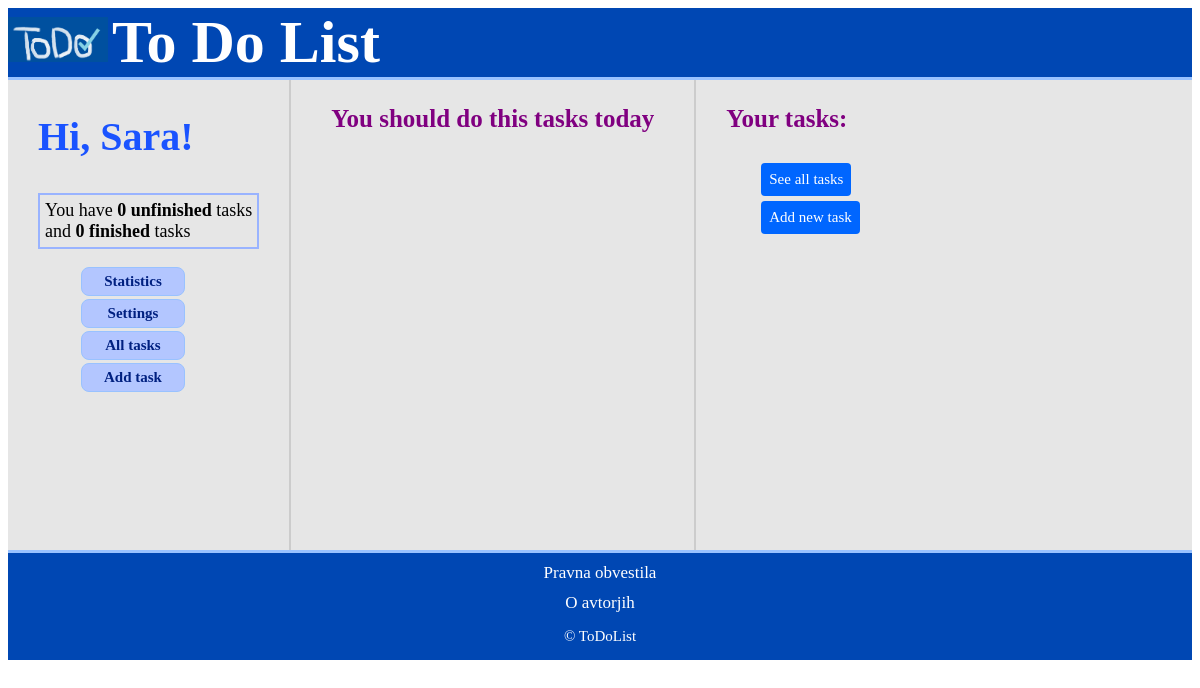
Page /toDo/profil/1/ on the earlier database version.
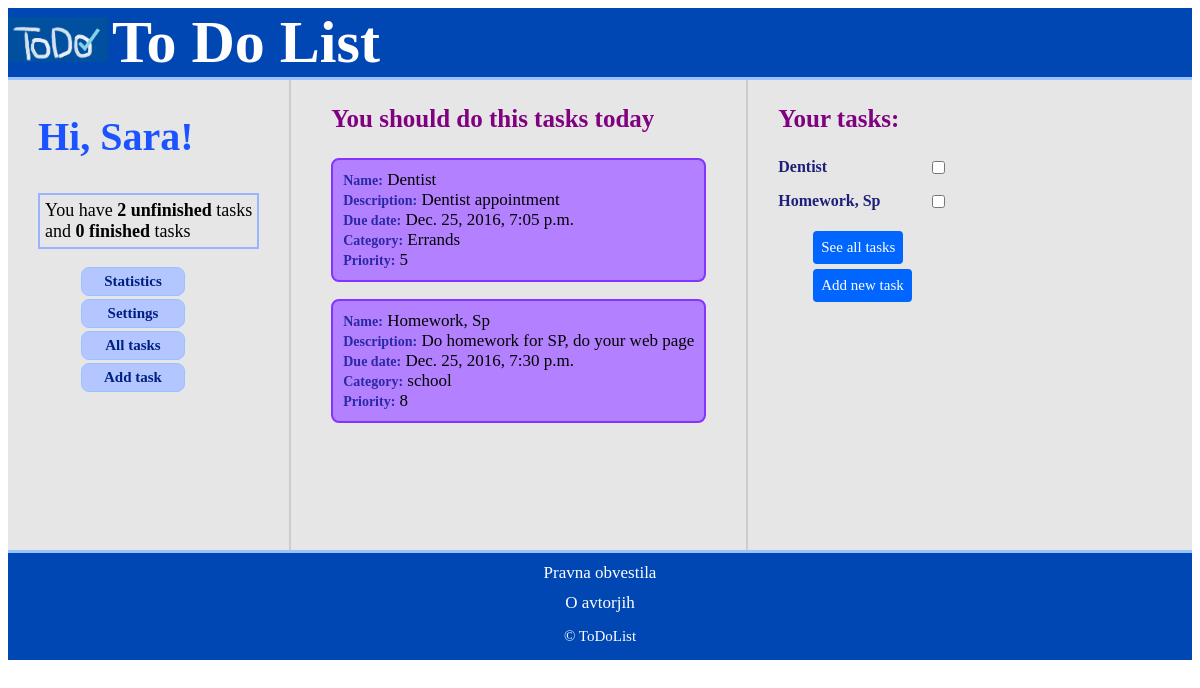
Same page on the later database version.
### toDo/models.py (models this page shows)
class Task(models.Model):
    PRIORITY = ((i,i) for i in range(1,11))
    name = models.CharField(max_length=100)
    due_date = models.DateTimeField( default=datetime.now )
    description = models.TextField()
    category = models.CharField(max_length=100)
    priority = models.IntegerField(choices = PRIORITY)
    finished = models.BooleanField(default=False)
    id_user = models.ForeignKey(User, on_delete=models.SET_NULL, null=True)

### toDo/views.py (the view)
# urls.py: url(r'^profil/(?P<user_id>[0-9]+)/$', views.profil, name='profil'),
def profil(request, user_id):
    context = {}
    context['user_id'] = user_id
    context['n_finished'] = len(Task.objects.filter(finished = True))
    context['n_unfinished'] = len(Task.objects.filter(finished = False))
    all_tasks = Task.objects.filter(id_user=user_id)
    if len(all_tasks) > 9:
        all_tasks = all_tasks[:9]
    context['all_tasks'] = all_tasks
    if len(all_tasks) <=3:
        important_tasks = all_tasks
    else:
        important_tasks = all_tasks.order_by('due_date')[:3]
    context['important_tasks'] = important_tasks
    return render(request,'toDo/profil.html', context)

### toDo/templates/toDo/profil.html (shortened to what this page needs)
{% load static %}
<!DOCTYPE html>
<html>
   <head>
	  <link rel="stylesheet" href="{% static 'toDo/profil.css' %}">
   </head>
   <body>
	<header>
		<a href="index.html" class="logo"><img src="images/logo.png" alt="logo" width="100"/></a>
		<span class="header-name">To Do List</span>
	</header>
	<div class="main">
		<section class="profil">
			<h2> Hi, Sara! </h2>
			<p class="stat"> You have <span class="number"> {{n_unfinished}} unfinished</span> tasks
			<br> and <span class="number">{{n_finished}} finished</span> tasks </p>
			<nav>
				<ul>
					<li><a href="statistics.html">Statistics</a></li>
					<li><a href="settings.html">Settings</a></li>
					<li><a href="{% url 'allTasks' user_id %}">All tasks</a></li>
					<li><a href="newTask.html">Add task</a></li>
				</ul>
			</nav>
		</section>
		<section class="importantTasks">
			<h3> You should do this tasks today </h3>
			{% for task in important_tasks %}
			<p class="important"><span>Name:</span> {{task.name}}
				<br><span>Description:</span> {{ task.description }}
				<br><span>Due date:</span> {{ task.due_date}}
				<br><span>Category:</span> {{task.category}}
				<br><span>Priority:</span>  {{task.priority}}
			</p>
			{% endfor %}
		</section>
		<section class="tasks">
			<h3> Your tasks: </h3>
			{% for task in all_tasks %}
				<input type="checkbox"/><p class ="taskCB"> {{task.name }}</p>
			{% endfor %}
			<div class="buttons">
				<form action="allTasks.html">
					<button type="submit" name="tasks" >See all tasks</button>
				</form>
				<form action="newTask.html">
					<button type="submit" name="newTask">Add new task</button>
				</form>
			</div>
		</section>
	</div>
	<footer>
		<a href="legal.html">Pravna obvestila</a>
		<a href="authors.html">O avtorjih</a>
        <p>&copy; ToDoList</p>
    </footer>
	</body>
</html>

### toDo/static/toDo/profil.css (style rules this page uses)
footer { background:#0047b3; border-top: 3px solid #99c2ff; display: flex; flex-flow: column; text-align: center; }
footer a { text-decoration:none; color: white; font-size:17px; font-family: Verdana; padding-top: 10px; }
footer p { color: white; font-size:15px; font-family: Verdana; }
header { background: #0047b3; border-bottom: 3px solid #99c2ff; }
.header-name { font-family: "Bradley Hand ITC"; font-weight: bold; font-size: 60px; color:white; }
.main { flex-flow:column; display:flex; background:#e6e6e6; min-height:470px; }
@media screen
  and (min-width: 650px) { .main { flex-flow:row; } }
h3 { font-family: "Bradley Hand ITC"; font-weight: bold; font-size: 25px; color:purple; }
.profil { padding: 0px 30px; }
.profil nav { max-width:150px; }
.profil nav li { display:block; background:#b3c6ff; font-size:15px; text-align: center; padding: 5px; margin: 3px; border: 1px solid #99c2ff; border-radius: 8px; }
.profil nav li a { text-decoration: none; font-family: Verdana; font-weight: bold; color: #002080; }
.profil h2 { font-family: "Bradley Hand ITC"; font-size:40px; font-weight:bold; color:#1a53ff }
.stat { font-size:18px; border: 2px solid #99b3ff; padding: 5px; }
.number { font-weight:bold; }
.importantTasks { border-right: 2px solid #cccccc; border-left: 2px solid #cccccc; padding: 0px 40px; }
.importantTasks p { display:block; background:#b380ff; border-radius: 8px; border: 2px solid #8533ff; font-size:17px; padding:10px; }
.importantTasks p span { font-size: 14px; font-weight: bold; font-family: Verdana; color: #2929a3; }
.tasks { padding-left: 30px; }
.taskCB { font-size:16px; font-weight: bold; color:#1f1f7a; font-family: Verdana; min-width: 170px; }
.tasks input[type="checkbox"] { float:right; }
button { border-radius: 4px; background-color: #0066ff; border: none; color: white; padding: 8px; text-align: center; font-size: 15px; font-family: Verdana; margin-left: 35px; margin-top: 5px; }
.buttons { display:flex; flex-flow: column; max-width: 300px; }

Differences in the rows shown:
added Task: name "Dentist", description "Dentist appointment", due_date "Dec. 25, 2016, 7:05 p.m.", category "Errands", priority "5"
added Task: name "Homework, Sp", description "Do homework for SP, do your web page", due_date "Dec. 25, 2016, 7:30 p.m.", category "school", priority "8"
Other differences:
{{ n_unfinished }}: "0" → "2"
